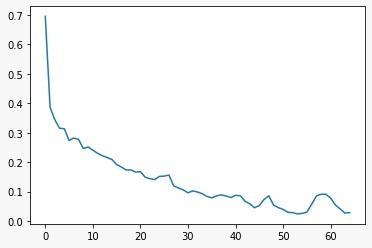

This figure's Python source:
# -*- coding: utf-8 -*-
"""3.ipynb
Automatically generated by Colaboratory.
"""

import torch
import torch.nn as nn
import torchvision.datasets as dsets
import torchvision.transforms as transforms
import torch.optim as optim
from torch.autograd import Variable
import matplotlib.pyplot as plt
import numpy as np
print(torch.cuda.is_available())
use_cuda = True

input_size = 28*28
classes = 10
epochs = 10
batch_size = 100
lr = 1e-2

train_dataset = dsets.MNIST(root='./data',train=True,transform=transforms.ToTensor(),download=True)
test_dataset = dsets.MNIST(root='./data',train=False,transform=transforms.ToTensor())
train_loader = torch.utils.data.DataLoader(dataset=train_dataset,batch_size=batch_size,shuffle=True)
test_loader = torch.utils.data.DataLoader(dataset=test_dataset,batch_size=batch_size,shuffle=False)

class Autoencoder(nn.Module):
  def __init__(self,no_of_weights):
    super(Autoencoder,self).__init__()

    self.encoder = nn.Sequential(
        nn.Linear(28*28, 256),
        nn.ReLU(True),
        nn.Linear(256, no_of_weights),
        nn.ReLU(True)
    )
    self.decoder = nn.Sequential(
        nn.Linear(no_of_weights, 256),
        nn.ReLU(True),
        nn.Linear(256, 28*28),
        nn.ReLU(True)
    )

  def forward(self, x):
    hl = self.encoder(x)
    out = self.decoder(hl)
    return hl,out

lr = 1e-2
no_of_weights = 64
ae = Autoencoder(no_of_weights)
if use_cuda and torch.cuda.is_available():
  ae.cuda()
  
criterion = nn.MSELoss()
optimizer = optim.Adam(ae.parameters(), lr)
  
losses = []
for epoch in range(epochs):
  running_loss,cnt = 0.0,0
  for i, (images, labels) in enumerate(train_loader):
    images = Variable(images.view(images.size(0),-1))
    labels = Variable(labels)
    
    if use_cuda and torch.cuda.is_available():
      images = images.cuda()
      labels = labels.cuda()

    optimizer.zero_grad()
    hl_out,outputs = ae(images)
    loss = criterion(outputs, images)
    loss.backward()
    optimizer.step()
    running_loss += loss.item()
    cnt+=1
  epoch_loss = running_loss/cnt
  print('Epoch [%d/%d], Loss = %.5f'%(epoch+1,epochs,epoch_loss))
  losses.append(epoch_loss)

ndata = len(train_dataset)
hSize = 64

iMat = torch.zeros((ndata,28*28))
rMat = torch.zeros((ndata,28*28))
featMat = torch.zeros((ndata,hSize))
labelMat = torch.zeros((ndata))
cntr=0

with torch.no_grad():
    for i,(images,labels) in enumerate(train_loader):

        images = images.view(-1, 28*28)
        images = images.cuda()
        
        hFeats,rImg = ae(images)
        
        iMat[cntr:cntr+batch_size,:] = images
        featMat[cntr:cntr+batch_size,:] = hFeats  
        labelMat[cntr:cntr+batch_size] = labels
        
        cntr+=batch_size
        
        if cntr>=ndata:
            break

ndata_test = len(test_dataset)
hSize = 64
testFeatMat = torch.zeros((ndata,hSize))
testMat = torch.zeros((ndata_test,28*28))
testLabelMat = torch.zeros((ndata_test))
cntr=0
with torch.no_grad():
  for i,(images,labels) in enumerate(test_loader):
    images = images.view(-1, 28*28)
    images = images.cuda()
    
    hFeats,rImg = ae(images)
    testMat[cntr:cntr+batch_size,:] = images
    testFeatMat[cntr:cntr+batch_size,:] = hFeats
    testLabelMat[cntr:cntr+batch_size] = labels
    cntr+=batch_size    
    if cntr>=ndata_test:
        break

alltrain_Features = iMat.numpy()[:10000,:]
htrain_Features = featMat.numpy()[:10000,:]
train_labels = labelMat.numpy()[:10000]
alltest_Features = testMat.numpy()[:1000,:]
htest_Features = testFeatMat.numpy()[:1000,:]
test_labels = testLabelMat.numpy()[:1000]

from sklearn.neural_network import MLPClassifier
clf1 = MLPClassifier(hidden_layer_sizes=(1000,1000),max_iter=200,learning_rate_init=0.0005)
clf1.fit(alltrain_Features,train_labels)
clf2 = MLPClassifier(hidden_layer_sizes=(1000,1000),max_iter=200,learning_rate_init=0.005)
clf2.fit(htrain_Features,train_labels)

print(clf1.score(alltest_Features, test_labels))
print(clf2.score(htest_Features, test_labels))
plt.plot(clf2.loss_curve_)
